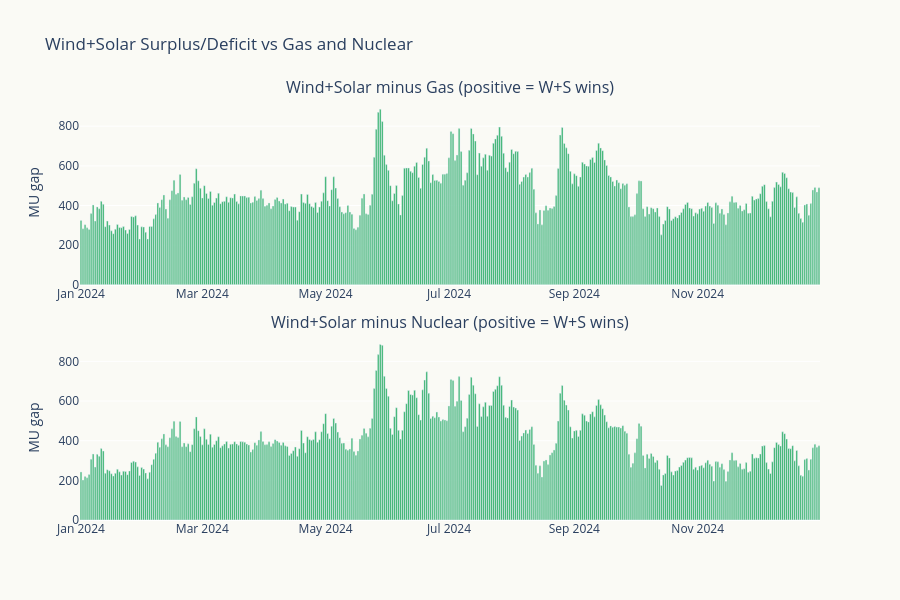

Write notebook code for a chart like this one.
### Markdown cell above
## 6. The Gap Chart — How Far Apart Are They?

### Code cell
fig = make_subplots(rows=2, cols=1, subplot_titles=[
    'Wind+Solar minus Gas (positive = W+S wins)',
    'Wind+Solar minus Nuclear (positive = W+S wins)'
], vertical_spacing=0.12)

for i, (col_name, label) in enumerate([('gas', 'Gas'), ('nuclear', 'Nuclear')], 1):
    gap = df24['wind_solar'] - df24[col_name]
    colors = ['#27AE60' if v > 0 else '#C0392B' for v in gap]
    
    fig.add_trace(go.Bar(
        x=df24['date'], y=gap,
        marker_color=colors,
        showlegend=False,
        hovertemplate='Gap: %{y:.0f} MU | %{x|%b %d}<extra></extra>',
    ), row=i, col=1)
    fig.update_yaxes(title_text='MU gap', row=i, col=1)

fig.update_layout(
    title='Wind+Solar Surplus/Deficit vs Gas and Nuclear',
    height=600, plot_bgcolor='#FAFAF5', paper_bgcolor='#FAFAF5',
)
fig.show()

### Figure 1 — Plotly figure (JSON) as saved in the notebook; plotly's stock layout.template omitted (floating-point values rounded to 4 significant figures; data arrays with more than 128 entries replaced by an {"elided": "..."} marker saying what was removed)
{"data": [{"hovertemplate": "Gap: %{y:.0f} MU | %{x|%b %d}<extra></extra>", "marker": {"color": {"elided": "366 str values"}}, "showlegend": false, "type": "bar", "x": {"elided": "366 str values"}, "xaxis": "x", "y": {"elided": "366 float values"}, "yaxis": "y"}, {"hovertemplate": "Gap: %{y:.0f} MU | %{x|%b %d}<extra></extra>", "marker": {"color": {"elided": "366 str values"}}, "showlegend": false, "type": "bar", "x": {"elided": "366 str values"}, "xaxis": "x2", "y": {"elided": "366 float values"}, "yaxis": "y2"}], "layout": {"annotations": [{"font": {"size": 16}, "showarrow": false, "text": "Wind+Solar minus Gas (positive = W+S wins)", "x": 0.5, "xanchor": "center", "xref": "paper", "y": 1.0, "yanchor": "bottom", "yref": "paper"}, {"font": {"size": 16}, "showarrow": false, "text": "Wind+Solar minus Nuclear (positive = W+S wins)", "x": 0.5, "xanchor": "center", "xref": "paper", "y": 0.44, "yanchor": "bottom", "yref": "paper"}], "height": 600, "paper_bgcolor": "#FAFAF5", "plot_bgcolor": "#FAFAF5", "title": {"text": "Wind+Solar Surplus/Deficit vs Gas and Nuclear"}, "xaxis": {"anchor": "y", "domain": [0.0, 1.0]}, "xaxis2": {"anchor": "y2", "domain": [0.0, 1.0]}, "yaxis": {"anchor": "x", "domain": [0.56, 1.0], "title": {"text": "MU gap"}}, "yaxis2": {"anchor": "x2", "domain": [0.0, 0.44], "title": {"text": "MU gap"}}}}
